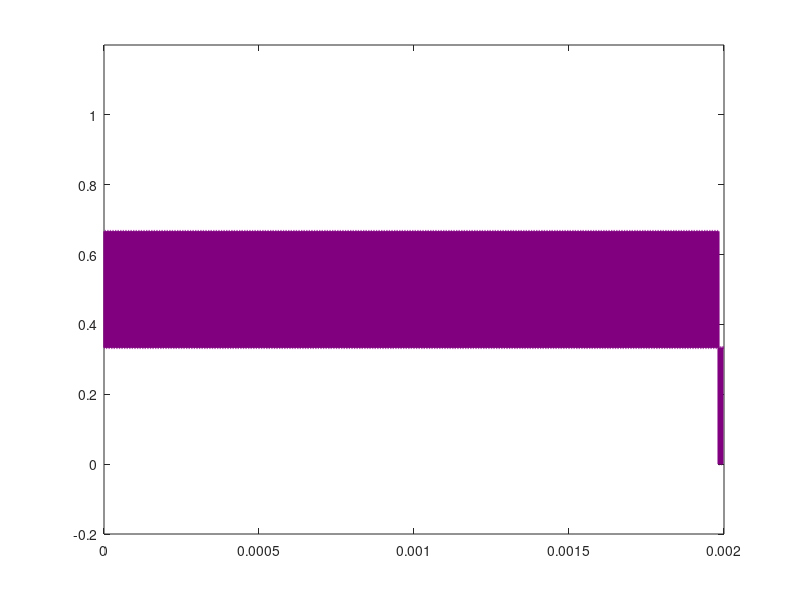
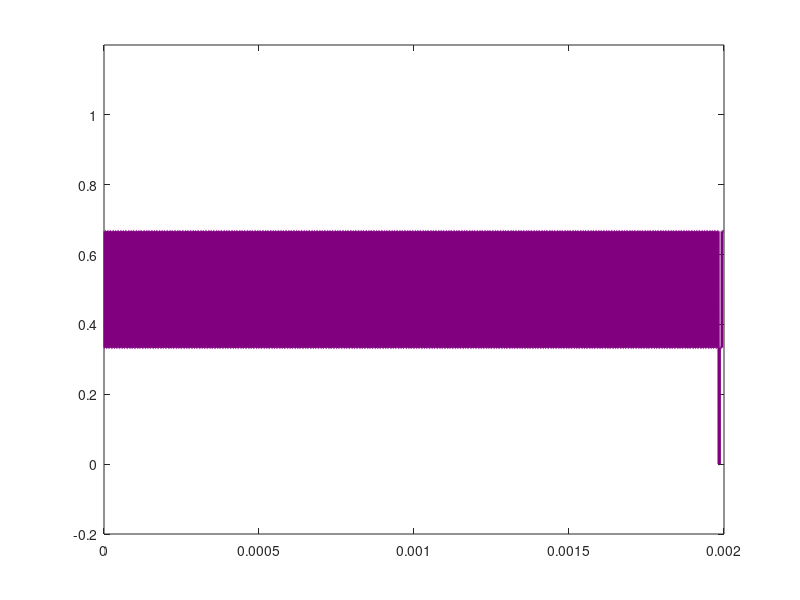
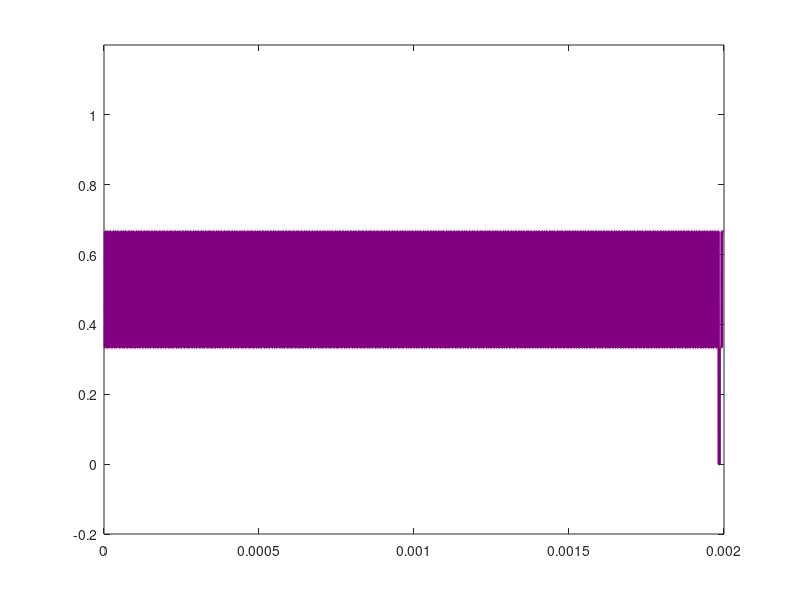
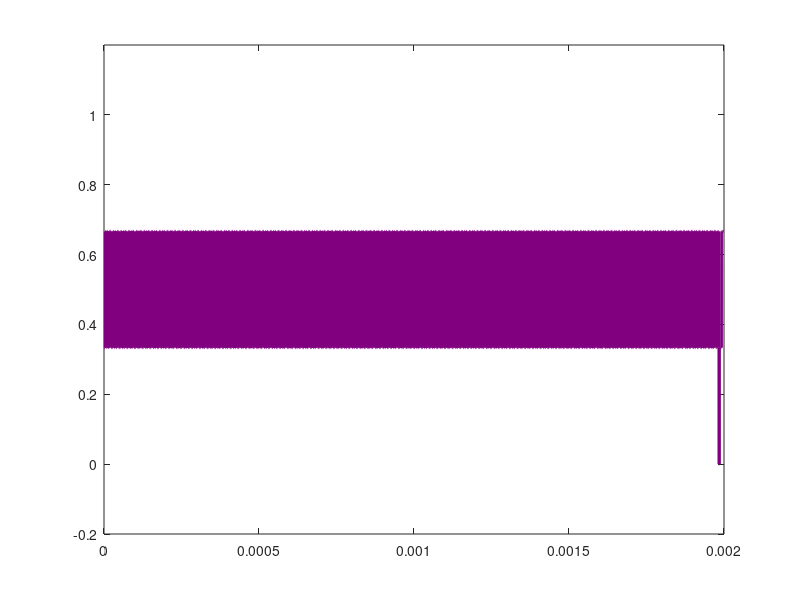

Write the MATLAB code that produced these figures, in order.
% clear ; clc; tic;
%%
A=[];
for ma = 0:0.1:1
fout = 1000; % Hz
fsw = 40e3; % Hz
Tstep = (1/fsw)/200; % s
Ts = Tstep; % s
Tfinal =2/fout ; % s
time_array = 0:Tstep:Tfinal-Tstep;
NumberofSteps = numel(time_array);
%Generate switching signals
The_c=0;
The_f=-pi/6;
phaseA=The_f+0;
phaseB=The_f-2*pi/3;
phaseC=The_f+2*pi/3;
VrefA = ma*cos(2*pi*fout*time_array+phaseA);
VrefB = ma*cos(2*pi*fout*time_array+phaseB);
VrefC = ma*cos(2*pi*fout*time_array+phaseC);
Vtriang = zeros(1, NumberofSteps);
for k = 1:Tfinal*fsw
   Triang_temp = triang(1/(Ts*fsw));
   Vtriang((length(Triang_temp)*(k-1)+1:k/(Tstep*fsw))) = (Triang_temp*2)-1;
end

carrierPhA=0;
carrierPhB=240;
carrierPhC=120;

carA= round(carrierPhA/(fsw*Ts)/360);
if carA==0
    carA=1;
end
carB= round(carrierPhB/(fsw*Ts)/360);
if carB==0
    carB=1;
end
carC= round(carrierPhC/(fsw*Ts)/360);
if carC==0
    carC=1;
end

VcarrierA = [ Vtriang(carA:end), zeros(1,carA-1)];
VcarrierB = [ Vtriang(carB:end), zeros(1,carB-1)];
VcarrierC = [ Vtriang(carC:end), zeros(1,carC-1)];

SA = double(VrefA > VcarrierA);
SB = double(VrefB > VcarrierB);
SC = double(VrefC > VcarrierC);

Vcmv= (SA+SB+SC)/3;

figure();
plot(time_array, Vcmv,'color',[0.5 0 0.5],'LineWidth',2);
ylim([-0.2 1.2])


A =[A  rms(Vcmv)] ;

end

 
